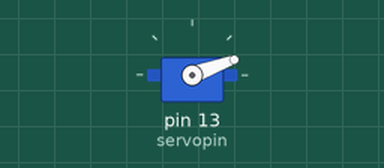
The sketch below on a simulated Arduino Uno, built with avr-gcc and run on an emulated ATmega328P. Parts: servo.

Above: at 0.05 s.
At 1.0 s:
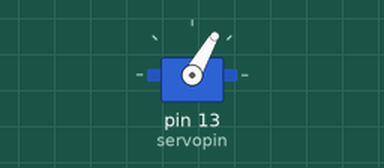
At 2.0 s:
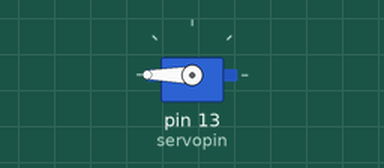
Timing chart, 0 to 4.6 s (numbered marks = the images above):
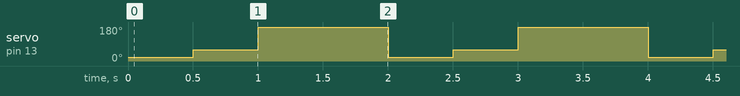

The sketch:

2.ino
```cpp
#include<Servo.h>
Servo myservo;
int servopin=13;
void setup(){
  myservo.attach(servopin);
}
void loop(){
  myservo.write(20);
  delay(500);
  myservo.write(60);
  delay(500);
  myservo.write(180);
  delay(1000);
}
```

Measured:
- by itself, servo on pin 13 (servopin): repeats every 2.0 s: 180° 1.0 s, 20° 0.50 s, 60° 0.50 s
